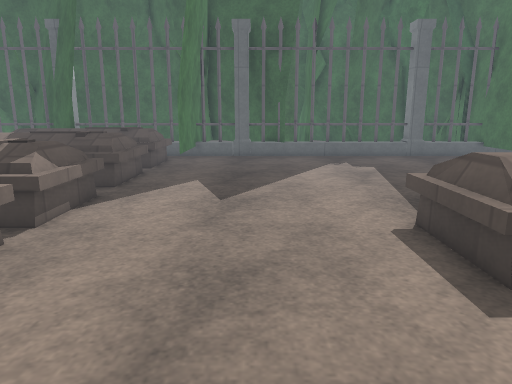
[1] (above)

24 first-person views from a walk through a Godot game level. The camera is 1.2 m above the floor, tilts 12° down and sees 70° across. The floor is counted in squares, 0.5 m on a side. Each view is taken from the middle of a square. On the plan, view 1 faces up. The plan holds only what a view shows up to about 20 squares ahead; the rest is blank. The place goes on beyond the plan. Characters and animated objects are not drawn. Surface patterns are stand-ins for the level's own textures.

[2]
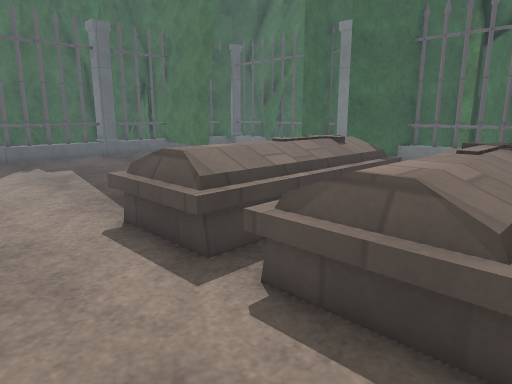

[3]
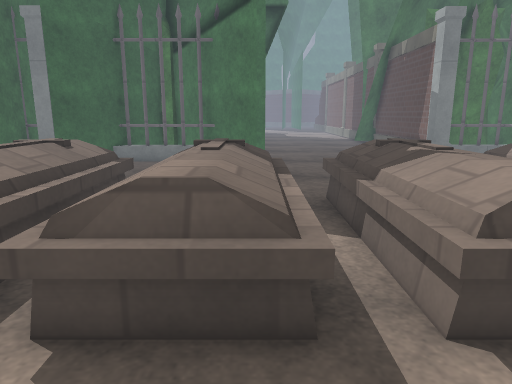

[4]
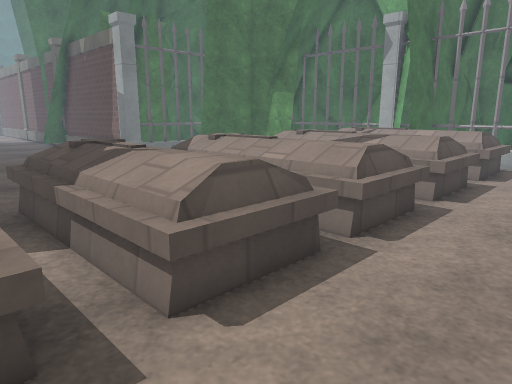

[5]
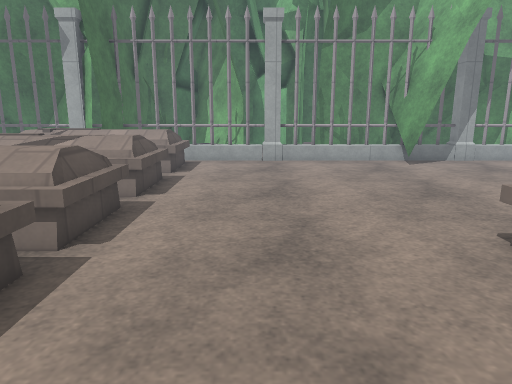

[6]
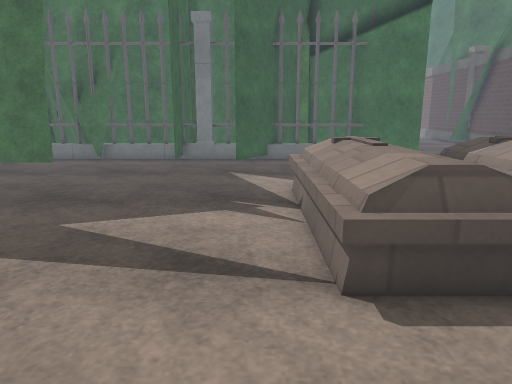

[7]
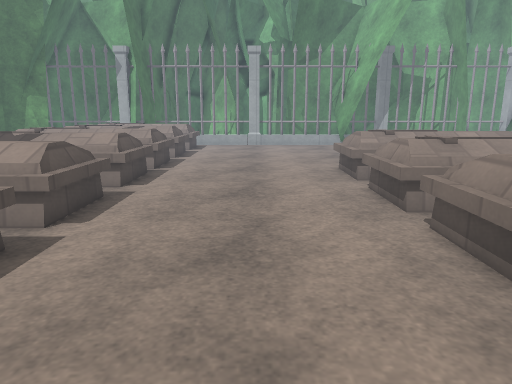

[8]
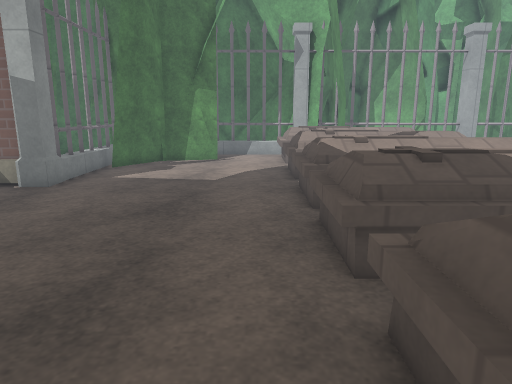

[9]
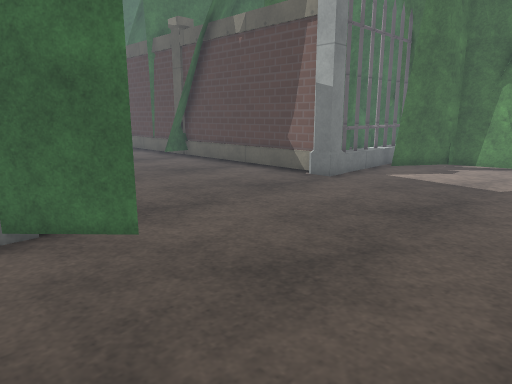

[10]
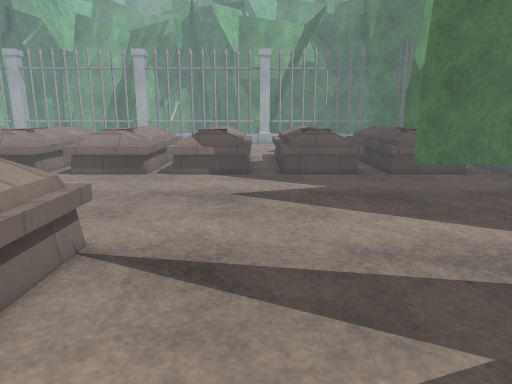

[11]
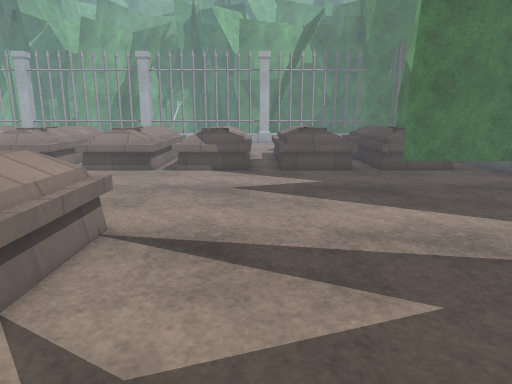

[12]
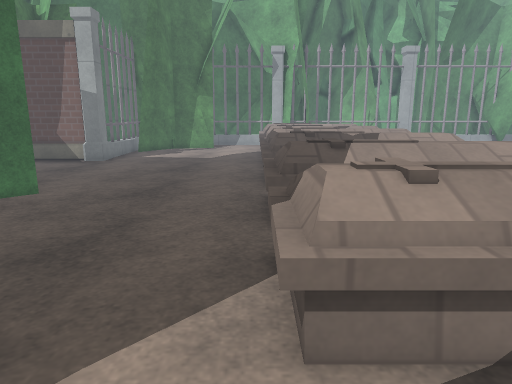

[13]
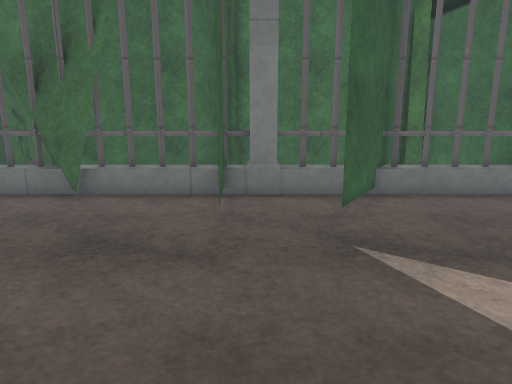

[14]
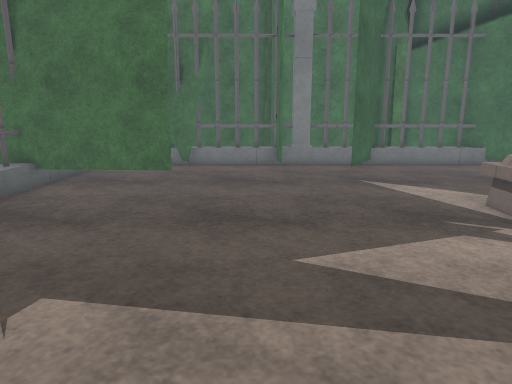

[15]
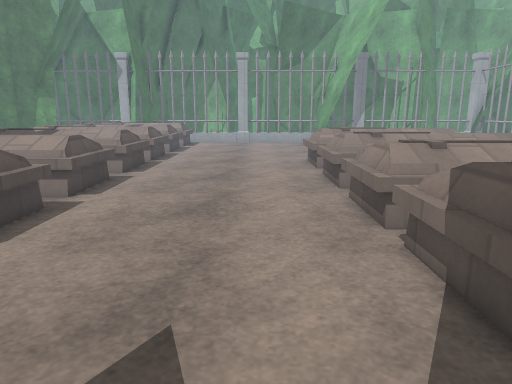

[16]
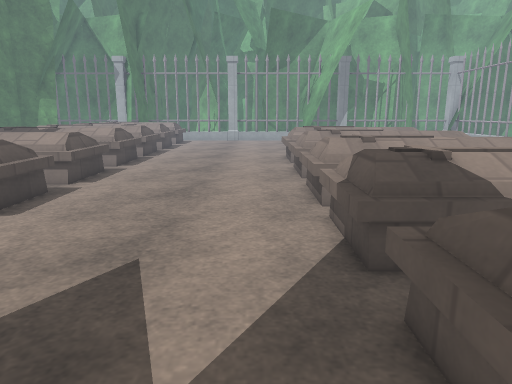

[17]
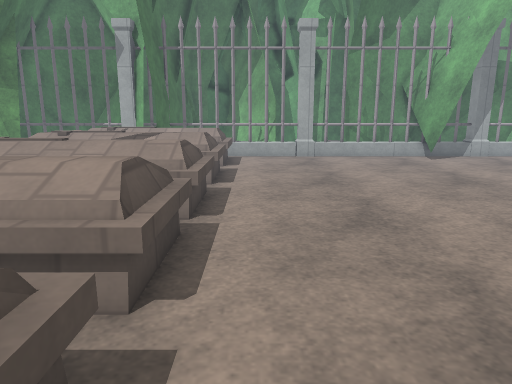

[18]
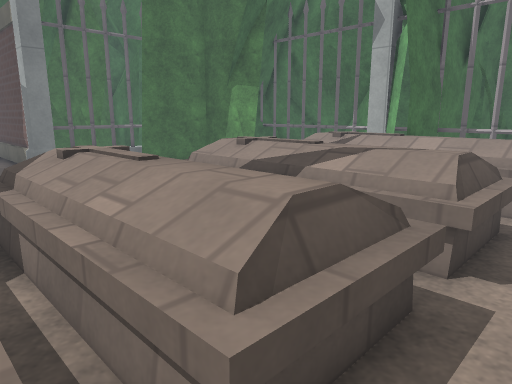

[19]
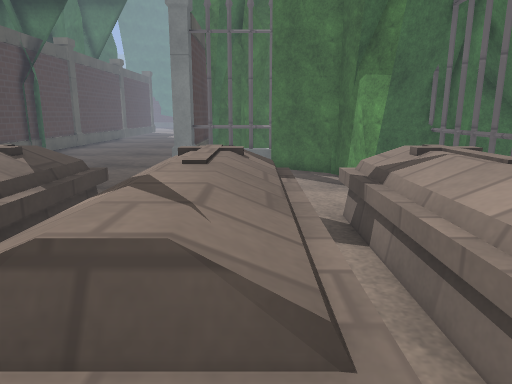

[20]
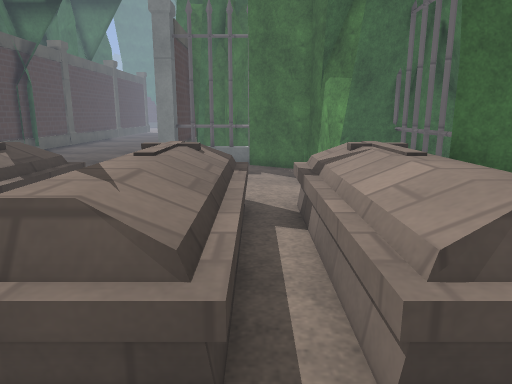

[21]
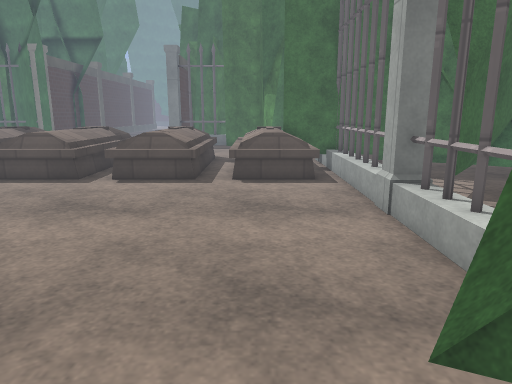

[22]
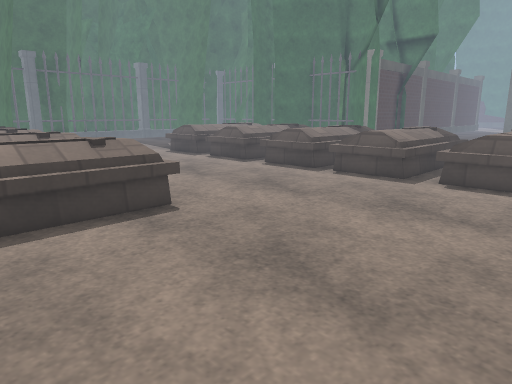

[23]
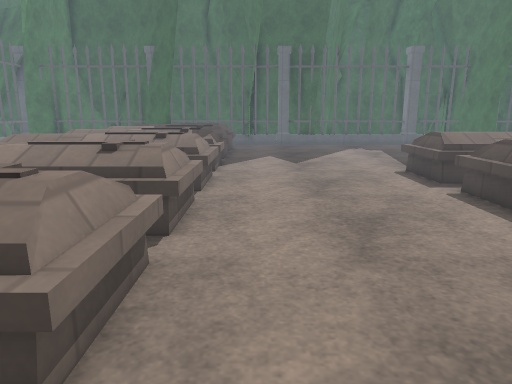

[24]
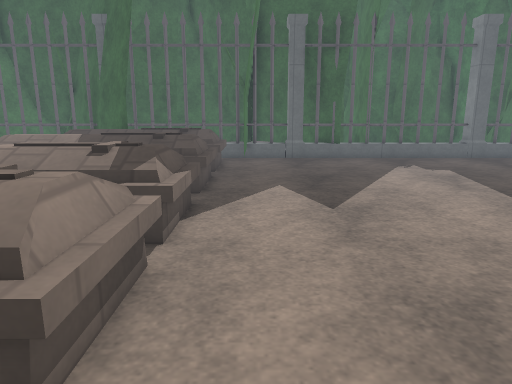

### Floor plan
Key: @ floor where view 1 was taken; # wall or solid block; x gap in a wall; . floor; = window, fence, low wall or low ledge; ^ raised ledge; T tree; O other object.
Columns run from 10 left of view 1 to 26 right of it. Each row starts with its distance up from view 1.
 21       TT...............#....   #TT
 20 T   ==TT...............T.... #TTT
 19 ^#   ^TT...............T.....TT
 18 ^^^^^=TT...............T.....T #
 17 ^^^^^^TT...............T.....T ##
 16 ======.......................#  #
 15      ^ ......................#  ##
 14 ^^^^^= ......................#  ##
 13 ^^^^^= ....................###  #
 12 ====== ......................#
 11 ^^^^^^.......................#   #
 10 ^^^^^^ ....................#.#   #
  9 ^^^^^=#....................###
  8 ^ ^^^=#......=^^^^^^^=.......##
  7 ======.......=^^^^^^^=.......O#
  6 ^^^^^^ ......=^^^^^^^=.......##
  5 ^^^^^= ......=^=====^=.......####
  4 ^^^^^^ .........    .........###
  3 ======.......=^^^^^^^=.......#
  2 ^^^^^^ ......=^^^^^^^=......##
  1 ^^^^^= ......=^^^^^^^=......######
  0  ^^^^= ...@...^^^^^^^..........
 -1 ====== ......=========...........
 -2 ======.......=^^^^^^^=............
 -3 ^^^^^^ ......=^^^^^^^=..............
 -4 ^^^^^= ......x^^^^^ ^^...............
 -5  ^^^^^ .......^^^^^^^................
 -6  ............=^^^^^^^=...............
 -7  ............=^^^^^^^=...............
 -8  ............=^=======.......########
 -9  ................    ........##
-10  ............=^^^^^^^=.......#
-11  ............=^^^^^^^=.......#
-12  ............=^^^^^^^=.......###
-13 ..............^^^^^^^.......T##
-14 .............=========.....TT##
-15 .............=^^^^^^^=....TT #
-16 ..T..........=^^^^^^^=..#T   #
-17 .TTT.........====##===    T#
-18 ..TT.............T#T.     T
-19 ##TT#############T##T#####TT

Positions as (right, up) in squares from view 1, and headings:
1: (0, 0), facing up
2: (0, 0), facing up-right
3: (0, 1), facing right
4: (0, 1), facing down-right
5: (0, 1), facing down
6: (-1, 9), facing right
7: (-1, 11), facing down
8: (12, 4), facing down
9: (11, 4), facing down-right
10: (10, 11), facing left
11: (11, 11), facing left
12: (11, 11), facing down
13: (8, 12), facing right
14: (1, 14), facing right
15: (-2, 14), facing down
16: (-3, 16), facing down
17: (2, 3), facing down
18: (2, -4), facing down-right
19: (2, -12), facing right
20: (1, -13), facing right
21: (-10, -15), facing right
22: (-10, -14), facing up-right
23: (-3, -8), facing up
24: (-3, 1), facing up
